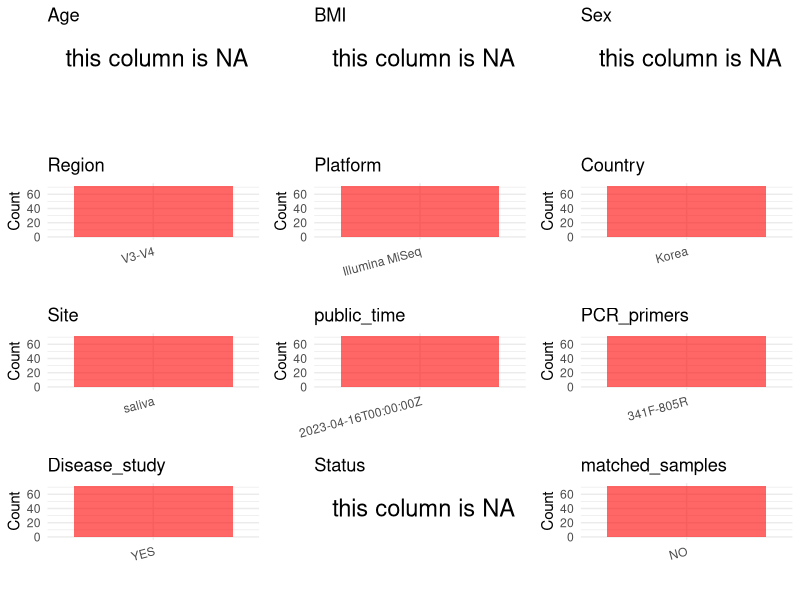

The R script that drew this image: (Note: this script raises an error after producing the figure.)
## ---- chunk 1
# Load necessary libraries
library(dplyr)
library(ggplot2)
library(cowplot)

# Set working directory (update this path to your local directory)
setwd("D:/metadata/PRJEB61123")

# Read the initial metadata files
initial_meta<-read.csv("SraRunTable.csv",header = T)

# Combine the two metadata files
#meta <- rbind(initial_meta, initial_meta1)

#Remove entries non-oral samples
#initial_meta <- subset(initial_meta,isolate %in% c("saliva","tongue coat"))

# Check the number of samples containing "HT" in Sample.Name (e.g., healthy controls)
#nrow(subset(meta, grepl("HT", Sample.Name)))

# Display the first few rows of the metadata
head(initial_meta)
## ---- chunk 2
# Create a uniform metadata dataframe
metadata <- data.frame(
  BioProject = initial_meta$BioProject,
  Run = initial_meta$Run,
  sample_name = initial_meta$Sample.Name,
  Age = NA,
  BMI = NA,
  Sex=NA,
  Region = "V3-V4",
  Platform = initial_meta$Instrument,
  Country = "Korea",
  Site = "saliva",
  public_time = initial_meta$ReleaseDate,
  Status = NA,
  stringsAsFactors = FALSE
)
## ---- chunk 3
# Add information obtained from the publication
metadata$PCR_primers <- "341F-805R"
metadata$title <- "Characteristics of the Salivary Microbiota in Periodontal Diseases and Potential Roles of Individual Bacterial Species To Predict the Severity of Periodontal Disease"
metadata$Disease_study <- "YES"
# Assign disease status based on sample_name patterns
#metadata$Status<-"NA"

keep_subjects <- unique(subset(metadata, Site == "saliva")$sample_name)
metadata <- subset(metadata, sample_name %in% keep_subjects)


metadata$matched_samples <- "NO"
## ---- chunk 4
# Check the number of unique runs and sample names
print(paste("Number of unique runs:", length(unique(metadata$Run))))
print(paste("Number of unique sample names:", length(unique(metadata$sample_name))))
## ---- chunk 5
# Select columns for visualization
plot_data <- metadata %>%
  select(-BioProject, -Run, -sample_name, -title)

# Function to create simple plots for each column
create_simple_plots <- function(data) {
  plots <- list()
  
  for (col in colnames(data)) {
    # Check if the column is all NA
    if (all(is.na(data[[col]]))) {
      # Create an empty plot with text indicating all NA
      p <- ggplot() +
        annotate("text", x = 0.5, y = 0.5, label = "this column is NA", size = 6) +
        labs(title = col) +
        theme_void()
    } else if (is.numeric(data[[col]])) {
      # Numeric variable: histogram
      p <- ggplot(data, aes(x = .data[[col]])) +
        geom_histogram(fill = "blue", alpha = 0.6, bins = 20, na.rm = TRUE) +
        labs(title = col) +
        theme_minimal()
    } else {
      # Categorical variable: bar plot (remove NA values)
      count_data <- as.data.frame(table(data[[col]], useNA = "ifany"))
      p <- ggplot(count_data, aes(x = reorder(Var1, -Freq), y = Freq)) +
        geom_col(fill = "red", alpha = 0.6) +
        labs(title = col, x = NULL, y = "Count") +
        theme_minimal() +
        theme(axis.text.x = element_text(angle = 15, hjust = 1))
    }
    plots[[col]] <- p
  }
  
  return(plots)
}

# Generate and arrange plots
plots <- create_simple_plots(plot_data)
p<-plot_grid(plots$Age, 
          plots$BMI, 
          plots$Sex, 
          plots$Region, 
          plots$Platform, 
          plots$Country, 
          plots$Site,
          plots$public_time, 
          plots$PCR_primers,
          plots$Disease_study,
          plots$Status,
          plots$matched_samples,# add 
          ncol = 3, align = "hv", axis = "lb")
ggsave("Metadata_Summary.png", plot = p, width = 8, height = 6, dpi = 150)
## ---- chunk 6
knitr::include_graphics("metadata_summary.png")
## ---- chunk 7
# Reorder columns to match the desired format
metadata <- metadata[, c(
  "BioProject", "Run", "sample_name", "Age", "BMI", "Sex", 
  "Region", "Platform", "Country", "Site", "public_time", 
  "PCR_primers", "title", "Disease_study", "Status","matched_samples"
)]

# Export the uniform metadata to a CSV file
write.csv(metadata, file = "metadata.csv", quote = FALSE)
head(metadata)
